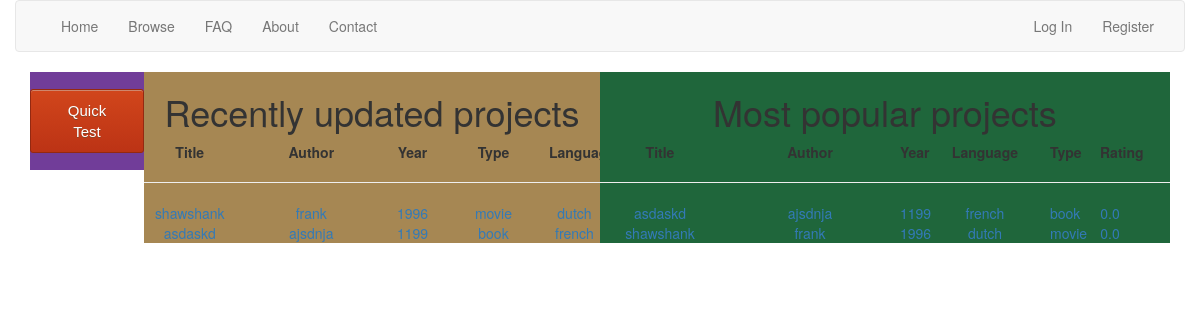
Before: / with the older database file.
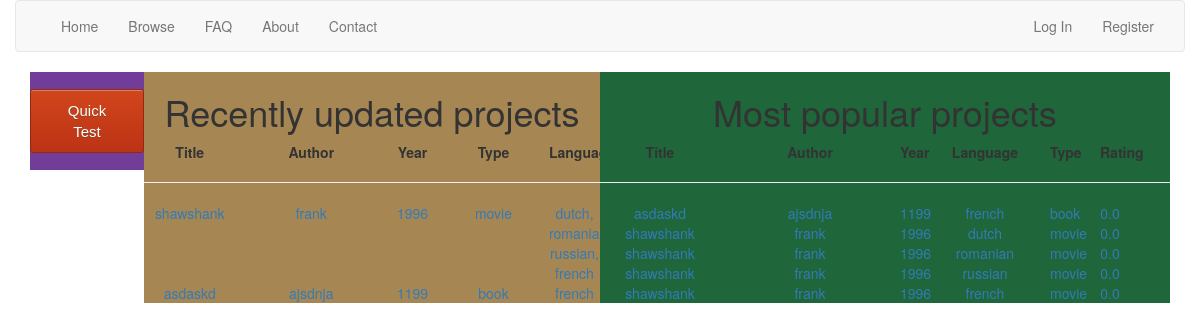
After: the same page with the newer database file.
### tables this page shows
CREATE TABLE 'projects' ('id' INTEGER PRIMARY KEY AUTOINCREMENT NOT NULL, 'type' TEXT NOT NULL,'title' TEXT NOT NULL, 'author' TEXT NOT NULL, 'year' INTEGER NOT NULL);

CREATE TABLE 'versions' ('id' INTEGER PRIMARY KEY AUTOINCREMENT NOT NULL, 'project_id' INTEGER NOT NULL, 'user_id' INTEGER NOT NULL, 'language' TEXT NOT NULL, 'timestamp' DATETIME NOT NULL, 'rating' REAL DEFAULT 0.0, 'filepath' TEXT NOT NULL, 'column_number'  INTEGER NOT NULL  );

### application.py (the view)
@app.route("/")
def index():
    new_versions = db.execute("SELECT * FROM versions ORDER BY timestamp DESC")
    new_projects = []
    if len(new_versions) > 0:
        different_projects = []
        for version in new_versions:
            if version["project_id"] not in different_projects:
                different_projects.append(version["project_id"])
            else:
                continue
        for id in different_projects:
            rows = db.execute("SELECT * FROM projects WHERE id = :id", id=id)
            new_projects.append(rows[0])
        new_projects = new_projects[:10]
        for project in new_projects:
            projects = db.execute("SELECT * FROM projects WHERE id = :id", id=project["id"])
            project["type"] = projects[0]["type"]
            project["title"] = projects[0]["title"]
            project["author"] = projects[0]["author"]
            project["year"] = projects[0]["year"]
            rows = db.execute("SELECT * FROM versions WHERE project_id = :project_id",
                              project_id=project["id"])
            languages = ""
            for row in rows:
                languages += (row["language"] + ", ")
            languages = languages[:-2]
            project["languages"] = languages
    popular_versions = db.execute("SELECT * FROM (SELECT * FROM versions ORDER BY rating ASC LIMIT 10) \
                              ORDER BY rating DESC")
    if len(popular_versions) > 0:
        for version in popular_versions:
            projects = db.execute("SELECT * FROM projects WHERE id = :id", id=version["project_id"])
            version["type"] = projects[0]["type"]
            version["title"] = projects[0]["title"]
            version["author"] = projects[0]["author"]
            version["year"] = projects[0]["year"]
    return render_template("index.html", new_projects=new_projects, popular_versions=popular_versions)

### templates/index.html (shortened to what this page needs)
{% extends "layout.html" %}
{% block main %}
    <div class="container">
        <div class="leftpane">
            <a href="#" class="quickTestButton">Quick Test</a>
        </div>
        <div class="middlepane">
            <h1>Recently updated projects</h1>
                {% if new_projects|length == 0 %}
                    <br>
                    <p>No projects yet.</p>
                    <br>
                {% else %}
                    <div class="row">
                        <div class="col-xs-3"><strong>Title</strong></div>
                        <div class="col-xs-3"><strong>Author</strong></div>
                        <div class="col-xs-2"><strong>Year</strong></div>
                        <div class="col-xs-2"><strong>Type</strong></div>
                        <div class="col-xs-2"><strong>Languages</strong></div>
                    </div>
                    <hr>
                    {% for project in new_projects %}
                        <a href="{{ url_for('view_project', title=project['title']) }}">
                        <div class="row">
                            <div class="col-xs-3"> {{ project["title"] }} </div>
                            <div class="col-xs-3"> {{ project["author"] }} </div>
                            <div class="col-xs-2"> {{ project["year"] }} </div>
                            <div class="col-xs-2"> {{ project["type"] }} </div>
                            <div class="col-xs-2"> {{ project["languages"] }} </div>
                        </div>
                        </a>
                    {% endfor %}
                {% endif %}
        </div>
        <div class="rightpane">
            <h1>Most popular projects</h1>
            {% if popular_versions|length == 0 %}
                <br>
                <p>No projects yet.</p>
                <br>
            {% else %}
                <div class="row">
                        <div class="col-xs-3"><strong>Title</strong></div>
                        <div class="col-xs-3"><strong>Author</strong></div>
                        <div class="col-xs-1"><strong>Year</strong></div>
                        <div class="col-xs-2"><strong>Language</strong></div>
                        <div class="col-xs-1"><strong>Type</strong></div>
                        <div class="col-xs-1"><strong>Rating</strong></div>
                </div>
                <hr>
                {% for version in popular_versions %}
                    <a href="{{ url_for('view_project', title=version['title']) }}">
                    <div class="row">
                        <div class="col-xs-3"> {{ version["title"] }} </div>
                        <div class="col-xs-3"> {{ version["author"] }} </div>
                        <div class="col-xs-1"> {{ version["year"] }} </div>
                        <div class="col-xs-2"> {{ version["language"] }} </div>
                        <div class="col-xs-1"> {{ version["type"] }} </div>
                        <div class="col-xs-1"> {{ version["rating"] }} </div>
                    </div>
                    </a>
                {% endfor %}
            {% endif %}
        </div>
    </div>
{% endblock %}

### templates/layout.html (shortened to what this page needs)
<!DOCTYPE html>
<html lang="en">
    <head>
        <link href="https://maxcdn.bootstrapcdn.com/bootstrap/3.3.7/css/bootstrap.min.css" rel="stylesheet"/>
        <link href="{{ url_for('static', filename='styles.css') }}" rel="stylesheet"/>
    </head>
    <body>
        <div class="container">
            <nav class="navbar navbar-default">
                <div class="container-fluid">
                    <div class="collapse navbar-collapse" id="navbar">
                        <ul class="nav navbar-nav">
                            <li><a href="{{ url_for('index') }}">Home</a></li>
                            <li><a href="{{ url_for('browse') }}">Browse</a></li>
                            <li><a href="{{ url_for('faq') }}">FAQ</a></li>
                            <li><a href="{{ url_for('about') }}">About</a></li>
                            <li><a href="{{ url_for('contact') }}">Contact</a></li>
                        </ul>
                        {% if session.user_id %}
                            <ul class="nav navbar-nav navbar-right">
                                <li><a href="{{ url_for('log_out') }}">Log Out</a></li>
                                <!--
                                navigation dropdown bootstrap
                                https://www.w3schools.com/bootstrap/bootstrap_navbar.asp
                                -->
                                <li class="dropdown">
                                    <a class="dropdown-toggle" data-toggle="dropdown" href="#">My Account</a>
                                    <ul class="dropdown-menu">
                                        <li><a href="{{ url_for('view_details') }}">Account details</a></li>
                                        <li><a href="{{ url_for('view_history') }}">Account history</a></li>
                                    </ul>
                                </li>
                            </ul>
                        {% else %}
                            <ul class="nav navbar-nav navbar-right">
                                <li><a href="{{ url_for('log_in') }}">Log In</a></li>
                                <li><a href="{{ url_for('register') }}">Register</a></li>
                            </ul>
                        {% endif %}
                    </div>
                </div>
            </nav>
            <main>
                {% block main %}{% endblock %}
            </main>
        </div>
    </body>
</html>

### static/styles.css (style rules this page uses)
body, html { width: 100%; height: 100%; margin: 0; }
.leftpane { width: 10%; height: 100%; float: left; background-color: #713D99; border-collapse: collapse; }
.middlepane { width: 40%; height: 100%; float: left; background-color: #A68753; border-collapse: collapse; }
.rightpane { width: 50%; height: 100%; position: relative; float: right; background-color: #1F663B; border-collapse: collapse; }
.container { margin-left: auto; margin-right: auto; text-align: center; width: 100%; height: 100%; }
.quickTestButton { -moz-box-shadow:inset 0px 1px 0px 0px #cf866c; -webkit-box-shadow:inset 0px 1px 0px 0px #cf866c; box-shadow:inset 0px 1px 0px 0px #cf866c; background:-webkit-gradient(linear, left top, left bottom, color-stop(0.05, #d0451b), color-stop(1, #bc3315)); background:-moz-linear-gradient(top, #d0451b 5%, #bc3315 100%); background:-webkit-linear-gradient(top, #d0451b 5%, #bc3315 100%); background:-o-linear-gradient(top, #d0451b 5%, #bc3315 100%); background:-ms-linear-gradient(top, #d0451b 5%, #bc3315 100%); background:linear-gradient(to bottom, #d0451b 5%, #bc3315 100%); filter:progid:DXImageTransform.Microsoft.gradient(startColorstr='#d0451b', endColorstr='#bc3315',GradientType=0); background-color:#d0451b; -moz-border-radius:3px; -webkit-border-radius:3px; border-radius:3px; border:1px solid #942911; display:inline-block; cursor:pointer; color:#ffffff; font-family:Arial; font-size:15px; padding:10px 24px; text-decoration:none; text-shadow:0px 1px 0px #854629; margin: 14.5% 0%; }

Changed rows visible on the page:
computed for projects "shawshank": languages "dutch" → "dutch, romanian, russian, french"
added versions: title "shawshank", author "frank", year "1996", language "romanian", type "movie", rating "0.0"
added versions: title "shawshank", author "frank", year "1996", language "russian", type "movie", rating "0.0"
added versions: title "shawshank", author "frank", year "1996", language "french", type "movie", rating "0.0"
